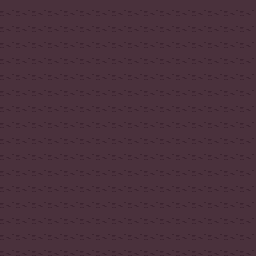

Rendered tile map (Tiled .tmx) drawn with the repository's tilesets; below, a short description and the full map source, tile grids included:
An orthogonal 16x16 tile map with 16x16 px tiles, 1 tile layer (Tile Layer 1).

<map version="1.5" tiledversion="1.7.2" orientation="orthogonal" renderorder="right-down" width="16" height="16" tilewidth="16" tileheight="16" infinite="0" nextlayerid="2" nextobjectid="1">
 <tileset firstgid="1" source="dungeon.tsx" />
 <layer id="1" name="Tile Layer 1" width="16" height="16">
  <data encoding="csv">
115,115,115,115,115,115,115,115,115,115,115,115,115,115,115,115,
115,115,115,115,115,115,115,115,115,115,115,115,115,115,115,115,
115,115,115,115,115,115,115,115,115,115,115,115,115,115,115,115,
115,115,115,115,115,115,115,115,115,115,115,115,115,115,115,115,
115,115,115,115,115,115,115,115,115,115,115,115,115,115,115,115,
115,115,115,115,115,115,115,115,115,115,115,115,115,115,115,115,
115,115,115,115,115,115,115,115,115,115,115,115,115,115,115,115,
115,115,115,115,115,115,115,115,115,115,115,115,115,115,115,115,
115,115,115,115,115,115,115,115,115,115,115,115,115,115,115,115,
115,115,115,115,115,115,115,115,115,115,115,115,115,115,115,115,
115,115,115,115,115,115,115,115,115,115,115,115,115,115,115,115,
115,115,115,115,115,115,115,115,115,115,115,115,115,115,115,115,
115,115,115,115,115,115,115,115,115,115,115,115,115,115,115,115,
115,115,115,115,115,115,115,115,115,115,115,115,115,115,115,115,
115,115,115,115,115,115,115,115,115,115,115,115,115,115,115,115,
115,115,115,115,115,115,115,115,115,115,115,115,115,115,115,115
</data>
 </layer>
</map>
